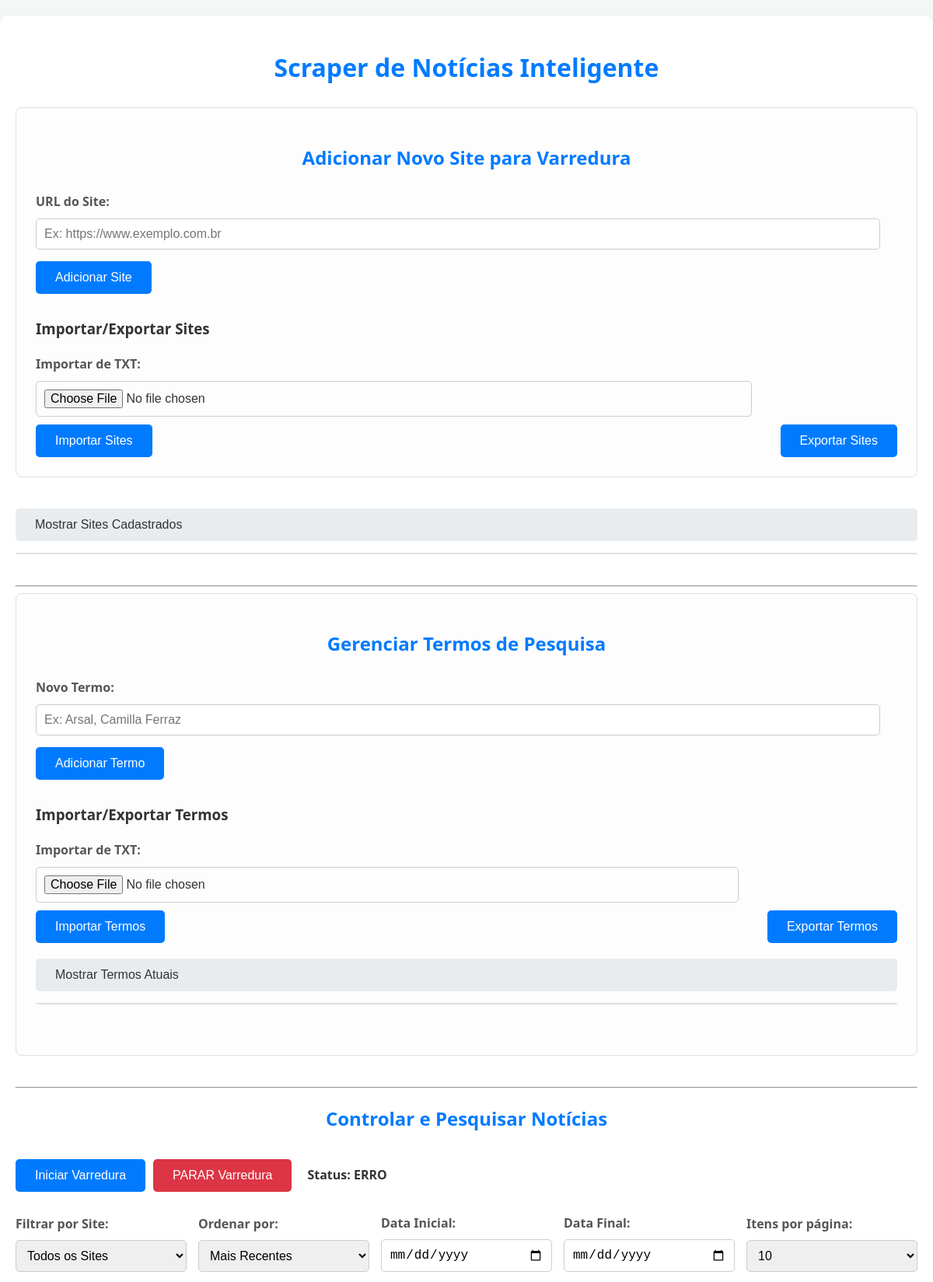
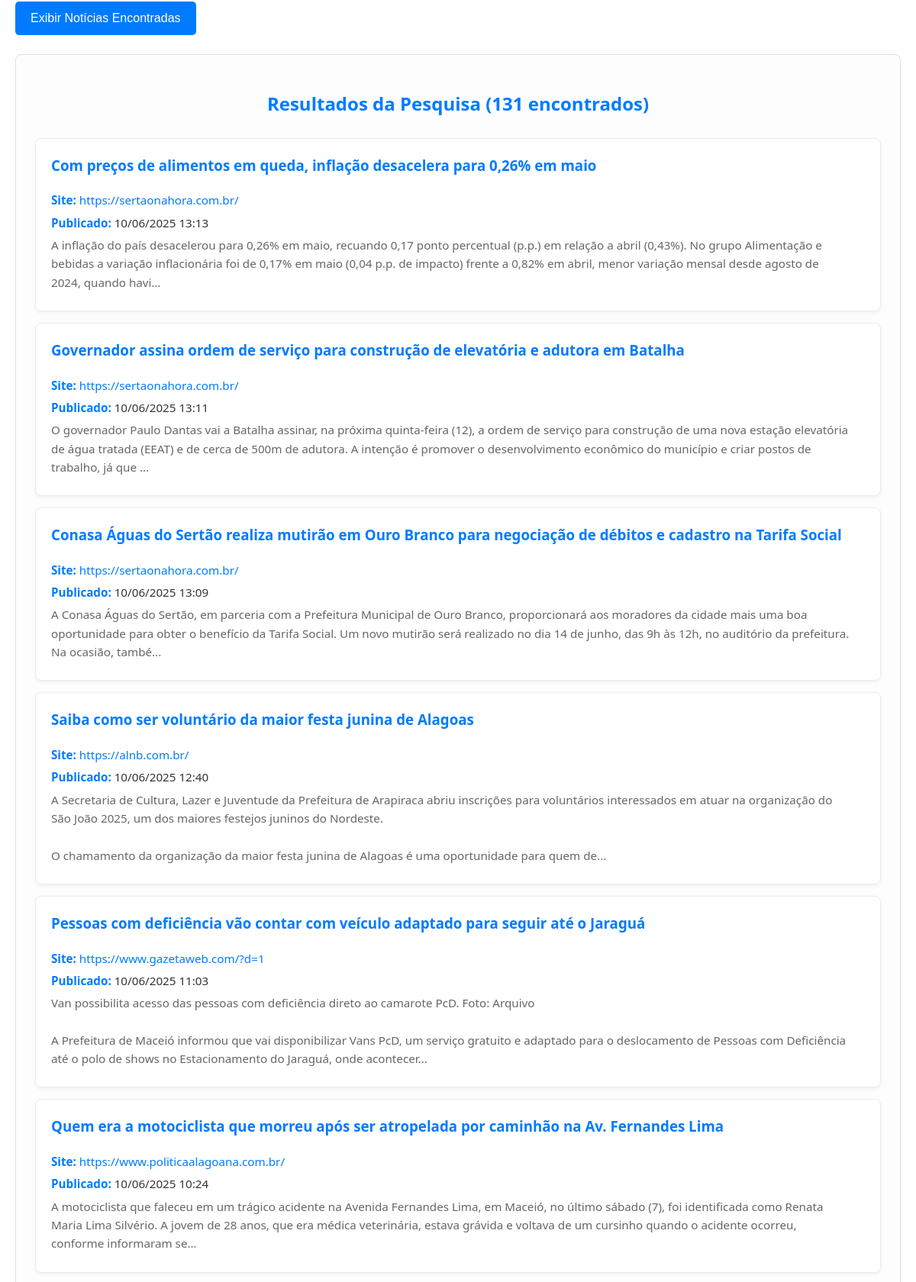
The page /search_articles (upper part) on the database its author committed (2 pictures, top to bottom).
### tables this page shows
CREATE TABLE articles (
                id INTEGER PRIMARY KEY AUTOINCREMENT,
                site_id INTEGER NOT NULL,
                title TEXT NOT NULL,
                url TEXT NOT NULL UNIQUE,
                content TEXT NOT NULL,
                published_date TEXT,
                scraped_at TEXT DEFAULT CURRENT_TIMESTAMP,
                FOREIGN KEY (site_id) REFERENCES sites (id)
            );

CREATE TABLE sites (
                id INTEGER PRIMARY KEY AUTOINCREMENT,
                url TEXT NOT NULL UNIQUE
            );

### app.py (the view)
@app.route('/search_articles', methods=['GET'])
def search_articles_route():
    sites = get_sites()
    search_terms_list_from_db = get_search_terms()
    query_terms = [term['term'] for term in search_terms_list_from_db]
    selected_site_id = request.args.get('site_id', type=int)
    order_by = request.args.get('order_by', 'date_desc')
    start_date = request.args.get('start_date')
    end_date = request.args.get('end_date')
    page = request.args.get('page', 1, type=int)
    per_page = request.args.get('per_page', 10, type=int) # Default to 10 articles per page
    pagination_data = get_articles(query_terms, selected_site_id, order_by, start_date, end_date, page, per_page)
    articles = pagination_data['articles']
    total_results = pagination_data['total_results']
    current_page = pagination_data['current_page']
    total_pages = pagination_data['total_pages']
    return render_template('index.html', sites=sites, search_terms=search_terms_list_from_db,
                           articles=articles,
                           selected_site_id=selected_site_id,
                           order_by=order_by, start_date=start_date, end_date=end_date,
                           current_page=current_page, total_pages=total_pages, total_results=total_results, per_page=per_page)

### app.py (called while the page is built)
@app.context_processor
def inject_datetime():
    return {'datetime': datetime}

### database.py (called while the page is built)
def get_db():
    db = getattr(g, '_database', None)
    if db is None:
        db = g._database = sqlite3.connect(DATABASE)
        db.row_factory = sqlite3.Row
    return db

def get_sites():
    with get_db() as db:
        cursor = db.cursor()
        cursor.execute('SELECT * FROM sites')
        sites = cursor.fetchall()
        cursor.close()
        return [dict(site) for site in sites]

def get_search_terms():
    with get_db() as db:
        cursor = db.cursor()
        cursor.execute('SELECT * FROM search_terms')
        terms = cursor.fetchall()
        cursor.close()
        return [dict(term) for term in terms]

### templates/index.html (shortened to what this page needs)
{% extends '_base.html' %}
{% block content %}
    <h1>Scraper de Notícias Inteligente</h1>
    <div class="form-section">
        <h2>Adicionar Novo Site para Varredura</h2>
        <form id="addSiteForm" action="{{ url_for('add_site_route') }}" method="POST">
            <div class="form-group">
                <label for="url">URL do Site:</label>
                <input type="text" id="url" name="url" placeholder="Ex: https://www.exemplo.com.br" required>
            </div>
            <button type="submit" class="button">Adicionar Site</button>
        </form>
        <h3 style="margin-top: 30px;">Importar/Exportar Sites</h3>
        <div style="display: flex; gap: 15px; flex-wrap: wrap; align-items: flex-end;">
            <form id="importSitesForm" method="POST" enctype="multipart/form-data" style="flex-grow: 1;">
                <div class="form-group" style="margin-bottom: 0;">
                    <label for="import_sites_file">Importar de TXT:</label>
                    <input type="file" id="import_sites_file" name="file" accept=".txt">
                </div>
                <button type="submit" class="button" style="margin-top: 10px;">Importar Sites</button>
            </form>
            <button id="exportSitesButton" class="button" style="margin-top: 10px;">Exportar Sites</button>
        </div>
    </div>
    <div class="collapsible-section">
        <button type="button" id="toggleSites" class="button collapsible-toggle">Mostrar Sites Cadastrados</button>
        <div id="sitesContainer" class="collapsible-content">
            <div class="sites-list">
            </div>
        </div>
    </div>
    <hr>
    <div class="form-section">
        <h2>Gerenciar Termos de Pesquisa</h2>
        <form id="addTermForm" action="{{ url_for('add_term_route') }}" method="POST">
            <div class="form-group">
                <label for="term">Novo Termo:</label>
                <input type="text" id="term" name="term" placeholder="Ex: Arsal, Camilla Ferraz" required>
            </div>
            <button type="submit" class="button">Adicionar Termo</button>
        </form>
        <h3 style="margin-top: 30px;">Importar/Exportar Termos</h3>
        <div style="display: flex; gap: 15px; flex-wrap: wrap; align-items: flex-end;">
            <form id="importTermsForm" method="POST" enctype="multipart/form-data" style="flex-grow: 1;">
                <div class="form-group" style="margin-bottom: 0;">
                    <label for="import_terms_file">Importar de TXT:</label>
                    <input type="file" id="import_terms_file" name="file" accept=".txt">
                </div>
                <button type="submit" class="button" style="margin-top: 10px;">Importar Termos</button>
            </form>
            <button id="exportTermsButton" class="button" style="margin-top: 10px;">Exportar Termos</button>
        </div>
        <div class="collapsible-section" style="margin-top: 20px;">
            <button type="button" id="toggleTerms" class="button collapsible-toggle">Mostrar Termos Atuais</button>
            <div id="termsContainer" class="collapsible-content">
                <div class="sites-list" style="margin-top: 0;">
                </div>
            </div>
        </div>
    </div>
    <hr>
    <div class="search-section">
        <h2>Controlar e Pesquisar Notícias</h2>
        <div style="display: flex; gap: 10px; margin-bottom: 20px; flex-wrap: wrap; align-items: center;">
            <button id="startButton" class="button">Iniciar Varredura</button>
            <button id="stopButton" class="button delete">PARAR Varredura</button>
            <p id="scraperStatus" style="align-self: center; font-weight: bold; margin-left: 10px;">Status: <span id="currentStatus">Verificando...</span></p>
        </div>
        <form id="searchForm" class="search-filter-bar" action="{{ url_for('search_articles_route') }}" method="GET">
            <div class="form-group">
                <label for="site_filter">Filtrar por Site:</label>
                <select id="site_filter" name="site_id">
                    <option value="0">Todos os Sites</option>
                </select>
            </div>
            <div class="form-group">
                <label for="order_by">Ordenar por:</label>
                <select id="order_by" name="order_by">
                    <option value="date_desc" {% if order_by is defined and order_by == 'date_desc' %}selected{% endif %}>Mais Recentes</option>
                </select>
            </div>
            <div class="form-group">
                <label for="start_date">Data Inicial:</label>
                <input type="date" id="start_date" name="start_date" value="{{ start_date | default('') }}">
            </div>
            <div class="form-group">
                <label for="end_date">Data Final:</label>
                <input type="date" id="end_date" name="end_date" value="{{ end_date | default('') }}">
            </div>
            <div class="form-group">
                <label for="per_page">Itens por página:</label>
                <select id="per_page" name="per_page">
                    <option value="10" {% if per_page is defined and per_page == 10 %}selected{% endif %}>10</option>
                </select>
            </div>
            <button type="submit" class="button">Exibir Notícias Encontradas</button>
        </form>
    </div>
    <div class="search-results">
        <h2>Resultados da Pesquisa ({{ total_results }} encontrados)</h2>
        <div id="articles_container">
            {% if articles %}
                {% for article in articles %}
                    <div class="article-item">
                        <div class="article-info">
                            <h3><a href="{{ article.url }}" target="_blank" rel="noopener noreferrer">{{ article.title }}</a></h3>
                            <p><strong>Site:</strong> <a href="{{ article.site_url }}" target="_blank">{{ article.site_url }}</a></p>
                            <p><strong>Publicado:</strong> {{ datetime.fromisoformat(article.published_date).strftime('%d/%m/%Y %H:%M') if article.published_date else 'Data Indisponível' }}</p>
                            <p class="article-content-snippet">{{ article.content | truncate(300, True) }}</p>
                        </div>
                    </div>
                {% endfor %}
            {% else %}
                <p style="text-align: center;">Nenhum resultado para a sua pesquisa e filtros.</p>
            {% endif %}
        </div>
    </div>
{% endblock %}

### templates/_base.html (shortened to what this page needs)
<!DOCTYPE html>
<html lang="pt-BR">
<head>
    <link rel="stylesheet" href="{{ url_for('static', filename='css/style.css') }}">
</head>
<body>
    <div class="container">
        {% block content %}{% endblock %}
    </div>
</body>
</html>

### static/css/style.css (style rules this page uses)
body { font-family: 'Segoe UI', Tahoma, Geneva, Verdana, sans-serif; margin: 0; padding: 0; background-color: #f4f7f6; color: #333; line-height: 1.6; }
.container { max-width: 1200px; margin: 20px auto; padding: 20px; background-color: #fff; box-shadow: 0 4px 12px rgba(0, 0, 0, 0.08); border-radius: 10px; }
h1, h2 { color: #007bff; text-align: center; margin-bottom: 25px; }
.form-section, .sites-list, .search-results { margin-bottom: 40px; padding: 25px; border: 1px solid #e0e0e0; border-radius: 8px; background-color: #fdfdfd; }
.form-group { margin-bottom: 15px; }
.form-group label { display: block; margin-bottom: 8px; font-weight: bold; color: #555; }
.form-group input[type="text"], .form-group input[type="date"], .form-group input[type="file"], .form-group select, .form-group textarea { width: calc(100% - 22px); padding: 10px; border: 1px solid #ccc; border-radius: 5px; font-size: 1rem; box-sizing: border-box; }
.button { background-color: #007bff; color: white; padding: 12px 25px; border: none; border-radius: 5px; cursor: pointer; font-size: 1rem; transition: background-color 0.3s ease; }
.article-item h3 { margin-top: 0; color: #0056b3; }
.article-item a { text-decoration: none; color: #007bff; }
.article-content-snippet { font-size: 0.9rem; color: #666; margin-top: 10px; white-space: pre-wrap; max-height: 100px; overflow: hidden; text-overflow: ellipsis; }
.search-filter-bar { display: flex; gap: 15px; margin-bottom: 25px; align-items: flex-end; flex-wrap: wrap; }
.search-filter-bar .form-group { margin-bottom: 0; flex: 1; min-width: 180px; }
.search-filter-bar .form-group input, .search-filter-bar .form-group select { width: 100%; }
.search-filter-bar .button { flex-shrink: 0; padding: 10px 20px; height: 44px; }
.collapsible-section { margin-bottom: 40px; }
.collapsible-toggle { display: block; width: 100%; text-align: left; padding: 12px 25px; margin-bottom: 15px; background-color: #e9ecef; color: #333; border: none; border-radius: 5px; cursor: pointer; font-size: 1rem; transition: background-color 0.3s ease; }
.collapsible-content { background-color: #fdfdfd; border: 1px solid #e0e0e0; border-radius: 8px; overflow: hidden; transition: max-height 0.3s ease-out, padding 0.3s ease-out; max-height: 0; padding: 0 15px; }
.collapsible-content > .sites-list { margin-top: 0; }

### rows shown on the page
articles: title "Com preços de alimentos em queda, inflação desacelera para 0,26% em maio", site_url "https://sertaonahora.com.br/", fromisoformat "10/06/2025 13:13", content "A inflação do país desacelerou para 0,26% em maio, recuando 0,17 ponto percentual (p.p.) em relação a abril (0,43%). No grupo Alimentação e bebidas a variação inflacionária foi de 0,17% em maio (0,04 p.p. de impacto) frente a 0,82% em abril, menor variação mensal desde agosto de 2024, quando havi..."
articles: title "Governador assina ordem de serviço para construção de elevatória e adutora em Batalha", site_url "https://sertaonahora.com.br/", fromisoformat "10/06/2025 13:11", content "O governador Paulo Dantas vai a Batalha assinar, na próxima quinta-feira (12), a ordem de serviço para construção de uma nova estação elevatória de água tratada (EEAT) e de cerca de 500m de adutora. A intenção é promover o desenvolvimento econômico do município e criar postos de trabalho, já que ...…"
articles: title "Conasa Águas do Sertão realiza mutirão em Ouro Branco para negociação de débitos e cadastro na Tarifa Social", site_url "https://sertaonahora.com.br/", fromisoformat "10/06/2025 13:09", content "A Conasa Águas do Sertão, em parceria com a Prefeitura Municipal de Ouro Branco, proporcionará aos moradores da cidade mais uma boa oportunidade para obter o benefício da Tarifa Social. Um novo mutirão será realizado no dia 14 de junho, das 9h às 12h, no auditório da prefeitura. Na ocasião, també...…"
articles: title "Saiba como ser voluntário da maior festa junina de Alagoas", site_url "https://alnb.com.br/", fromisoformat "10/06/2025 12:40", content "A Secretaria de Cultura, Lazer e Juventude da Prefeitura de Arapiraca abriu inscrições para voluntários interessados em atuar na organização do São João 2025, um dos maiores festejos juninos do Nordeste. O chamamento da organização da maior festa junina de Alagoas é uma oportunidade para quem de..."
articles: title "Pessoas com deficiência vão contar com veículo adaptado para seguir até o Jaraguá", site_url "https://www.gazetaweb.com/?d=1", fromisoformat "10/06/2025 11:03", content "Van possibilita acesso das pessoas com deficiência direto ao camarote PcD. Foto: Arquivo A Prefeitura de Maceió informou que vai disponibilizar Vans PcD, um serviço gratuito e adaptado para o deslocamento de Pessoas com Deficiência até o polo de shows no Estacionamento do Jaraguá, onde acontecer..."
articles: title "Quem era a motociclista que morreu após ser atropelada por caminhão na Av. Fernandes Lima", site_url "https://www.politicaalagoana.com.br/", fromisoformat "10/06/2025 10:24", content "A motociclista que faleceu em um trágico acidente na Avenida Fernandes Lima, em Maceió, no último sábado (7), foi identificada como Renata Maria Lima Silvério. A jovem de 28 anos, que era médica veterinária, estava grávida e voltava de um cursinho quando o acidente ocorreu, conforme informaram se..."

### other values the page prints
{{ total_results }} "131"
